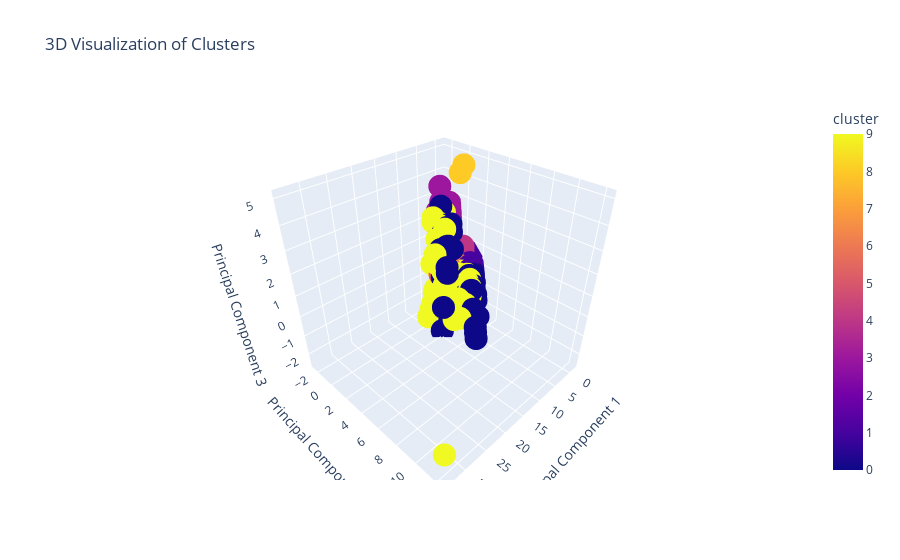

Here is the notebook cell this chart was saved with:
### Code cell
# let's visualize obtained user clusters
# for these purposes PCA will be utlized

from sklearn.decomposition import PCA
import plotly.express as px

pca = PCA(n_components=3, random_state=54)
principal_components = pca.fit_transform(features_scaled)

user_features_enc = user_features_enc.with_columns(
    pl.Series('PC1', principal_components[:, 0]),
    pl.Series('PC2', principal_components[:, 1]),
    pl.Series('PC3', principal_components[:, 2])
)


fig = px.scatter_3d(
    user_features_enc,
    x='PC1',
    y='PC2',
    z='PC3',
    color='cluster',
    hover_data=['total_events', 'total_coins_spent', 'unique_streamers', 'followings'],
    title='3D Visualization of Clusters',
    labels={'PC1': 'Principal Component 1', 'PC2': 'Principal Component 2', 'PC3': 'Principal Component 3'}
)

fig.show()

### Figure 1 — Plotly figure (JSON) as saved in the notebook; plotly's stock layout.template omitted (floating-point values rounded to 4 significant figures; data arrays with more than 128 entries replaced by an {"elided": "..."} marker saying what was removed)
{"data": [{"customdata": {"elided": "10395x4 int values"}, "hovertemplate": "Principal Component 1=%{x}<br>Principal Component 2=%{y}<br>Principal Component 3=%{z}<br>total_events=%{customdata[0]}<br>total_coins_spent=%{customdata[1]}<br>unique_streamers=%{customdata[2]}<br>followings=%{customdata[3]}<br>cluster=%{marker.color}<extra></extra>", "legendgroup": "", "marker": {"color": {"elided": "10395 int values"}, "coloraxis": "coloraxis", "symbol": "circle"}, "mode": "markers", "name": "", "scene": "scene", "showlegend": false, "type": "scatter3d", "x": {"elided": "10395 float values"}, "y": {"elided": "10395 float values"}, "z": {"elided": "10395 float values"}}], "layout": {"coloraxis": {"colorbar": {"title": {"text": "cluster"}}, "colorscale": [[0, "#0d0887"], [0.1111, "#46039f"], [0.2222, "#7201a8"], [0.3333, "#9c179e"], [0.4444, "#bd3786"], [0.5556, "#d8576b"], [0.6667, "#ed7953"], [0.7778, "#fb9f3a"], [0.8889, "#fdca26"], [1, "#f0f921"]]}, "legend": {"tracegroupgap": 0}, "scene": {"domain": {"x": [0, 1], "y": [0, 1]}, "xaxis": {"title": {"text": "Principal Component 1"}}, "yaxis": {"title": {"text": "Principal Component 2"}}, "zaxis": {"title": {"text": "Principal Component 3"}}}, "title": {"text": "3D Visualization of Clusters"}}}
